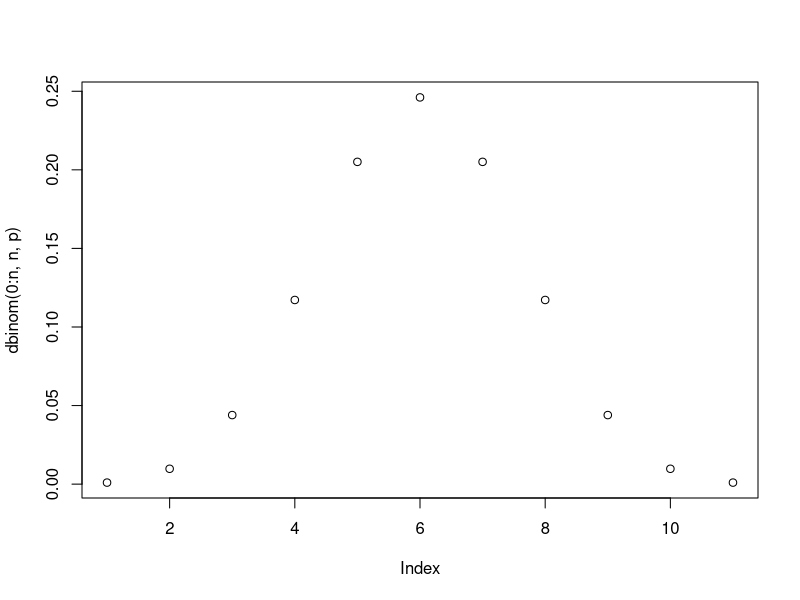
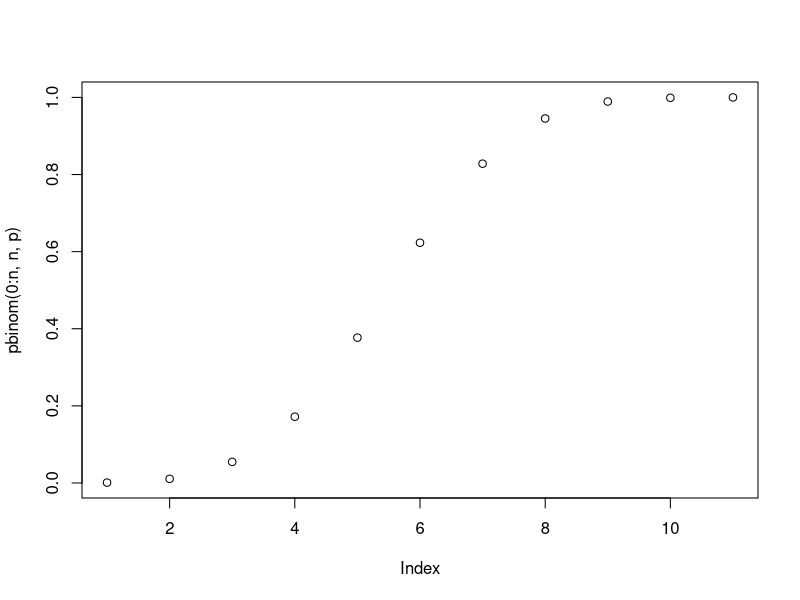
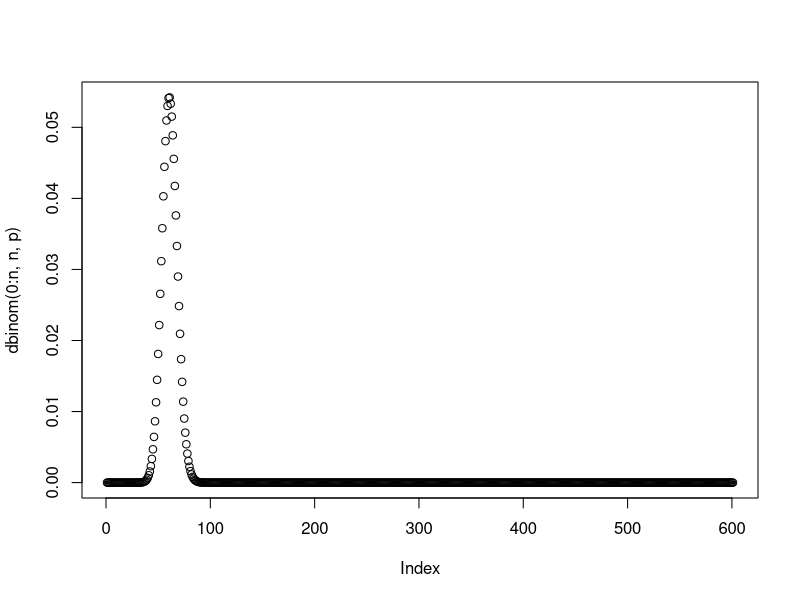
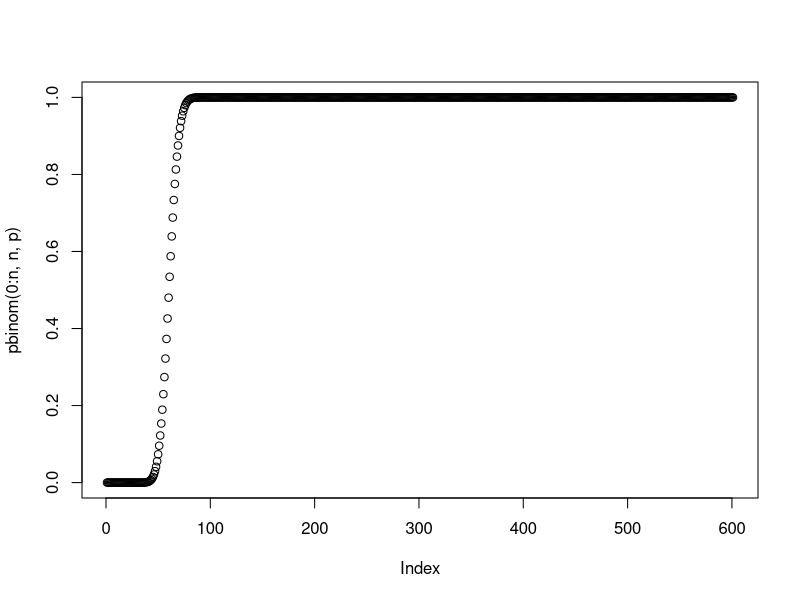
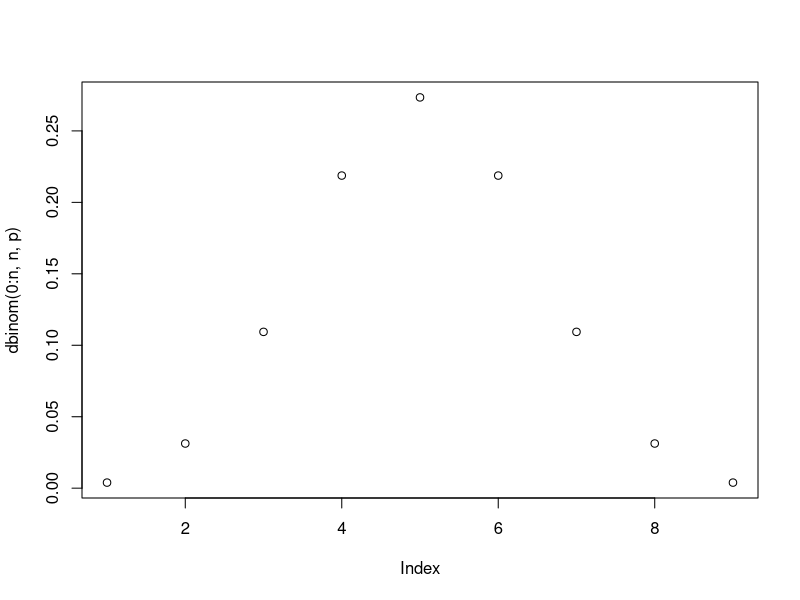
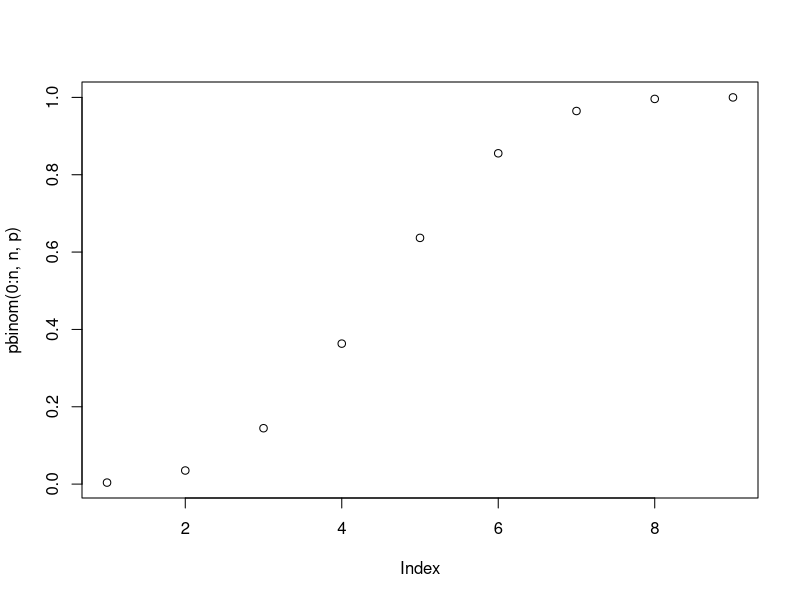
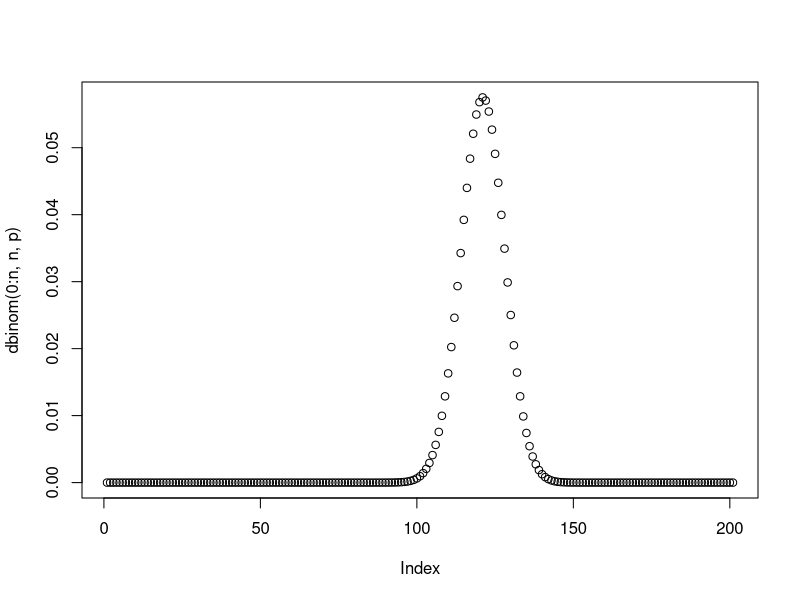
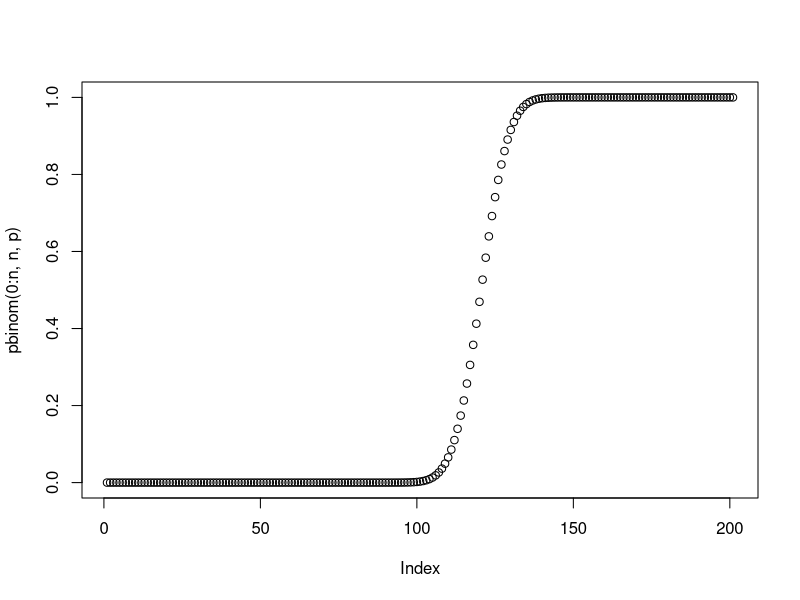

Reproduce these figures in R, in order.
## ---- chunk 1

library(dplyr)

bnp <- function(n, p, limit=TRUE) {

k=c(1:n)
bknp <- data.frame(k, 
                   P=round(pbinom(k, n, p), digits = 5)) 
if (limit) 
  bknp <-filter(bknp, P >= 0.0001 & P<= 0.9999)

plot(dbinom(0:n,n,p))
plot(pbinom(0:n,n,p))
bknp
}

bnp(10,0.50, F)
bnp(600, 0.10)
## ---- chunk 2

n = 8
p = 0.5
z = 6
a = 0.05


bnp(8, 0.5, F)
# Annahmebereich für H0:     [0; 5] 
# Ablehnungsbereich für H0:           [6; 8]

binom.test(z, n, p, alternative = 'g', conf.level = (1-a))
# Annahmebereich für H0:     [0; 6] 
# Ablehnungsbereich für H0:           [7; 8]
## ---- chunk 3

p = 0.6
n = 200
z = 138
a = 0.01


bnp(200, 0.6)
# Annahmebereich für H0               [102; 137]
# Ablehnungsbereich für H0  [0; 101]      ∪       [138; 200]

binom.test(z, n, p, alternative = 'two.sided', conf.level = (1-a))
# Annahmebereich für H0               [102; 137]
# Ablehnungsbereich für H0  [0; 101]      ∪       [138; 200]

## ---- chunk 4

p = 0.75
n = 100
z = 67
a = 0.05


bnp(100, 0.75)
# Annahmebereich für H0:                [68; 100]
# Ablehnungsbereich für H0:  [0; 67]

binom.test(z, n, p, alternative = 'l', conf.level = (1-a))
# Annahmebereich für H0:                [68; 100]
# Ablehnungsbereich für H0:  [0; 67]
## ---- chunk 5
p = 0.75
n = 100
z = 84
a = 0.05

bnp(100, 0.75)
# Annahmebereich für H0:               [66; 82]
# Ablehnungsbereich für H0: [ 0;  65]            [83; 100]

binom.test(z, n, p, alternative = 'two.sided', conf.level = (1-a))
# Annahmebereich für H0:               [66; 83]
# Ablehnungsbereich für H0: [ 0;  66]            [84; 100]

## ---- chunk 6

p = 0.2
n = 100
z = 14
a = 0.05

bnp(100, 0.2)
# Annahmebereich für H0:              [14;  100]
# Ablehnungsbereich für H0: [0; 13]

binom.test(z, n, p, alternative = 'l', conf.level = (1-a))
# Annahmebereich für H0:              [14;  100]
# Ablehnungsbereich für H0: [0; 13]
## ---- chunk 7

p = 0.2
n = 100
z = 27
a = 0.05

bnp(100, 0.2)
# Annahmebereich für H0     [ 0;  26]
# Ablehnungsbereich für H0              [27; 100]

binom.test(z, n, p, alternative = 'g', conf.level = (1-a))
# Annahmebereich für H0     [ 0;  27]
# Ablehnungsbereich für H0              [28; 100]
## ---- chunk 8

p=0.2
n=100
z=28
a=0.05

bnp(100, 0.2)
# Annahmebereich für H0:                [12; 27]
# Ablehnungsbereich für H0:  [  0; 11]     ∪      [28; 100]

binom.test(z, n, p, alternative = 't', conf.level = (1-a))
# Annahmebereich für H0:                [13; 28]
# Ablehnungsbereich für H0:  [  0; 12]     ∪      [29; 100]
## ---- chunk 9

n = 6
p = 1/6
z = 3
a = 0.10

bnp(6, 1/6, F)
# Annahmebereich für H0     {0, 1}                # Musterlösung: {0, 1, 2}
# Ablehnungsbereich für H0          {2, 3, 4, 5, 6}

binom.test(z, n, p, alternative = 't', conf.level = (1-a))
# Annahmebereich für H0     {0, 1, 2} 
# Ablehnungsbereich für H0             {3, 4, 5, 6}
## ---- chunk 10

n = 300
p = 1/6
z = 39
a = 0.05

bnp(300, 1/6)
# Annahmebereich für H0              [40, 300]
# Ablehnungsbereich für H0  [0 ;39]

binom.test(z, n, p, alternative = 'l', conf.level = (1-a))
# Annahmebereich für H0              [40, 300]
# Ablehnungsbereich für H0  [0 ;39]
## ---- chunk 11
n = 50
p = 0.40

bnp(50, 0.40)
## ---- chunk 12
bnp(50, 0.5)
bnp(50, 0.6)
bnp(50, 0.7)
## ---- chunk 13
n = 100
p = 0.50


# Signifikanzniveau:
# P(X<43)  +    P(X>57)
# P(X<=42) + (1 - P(X<=57))
pbinom(42, 100, 0.5) + (1 - pbinom(57, 100, 0.5))
## ---- chunk 14

n = 100
p = 0.50
z = 59
a = 0.05

bnp(100, 0.50)
# Annahmebereich für H0:             [40, 59]
# Ablehnungsbereich für Ho: [0, 39]            [60, 100] 

binom.test(z, n, p, alternative = 't', conf.level = (1-a))
# Annahmebereich für H0:             [40, 59]
# Ablehnungsbereich für Ho: [0, 39]            [60, 100] 
